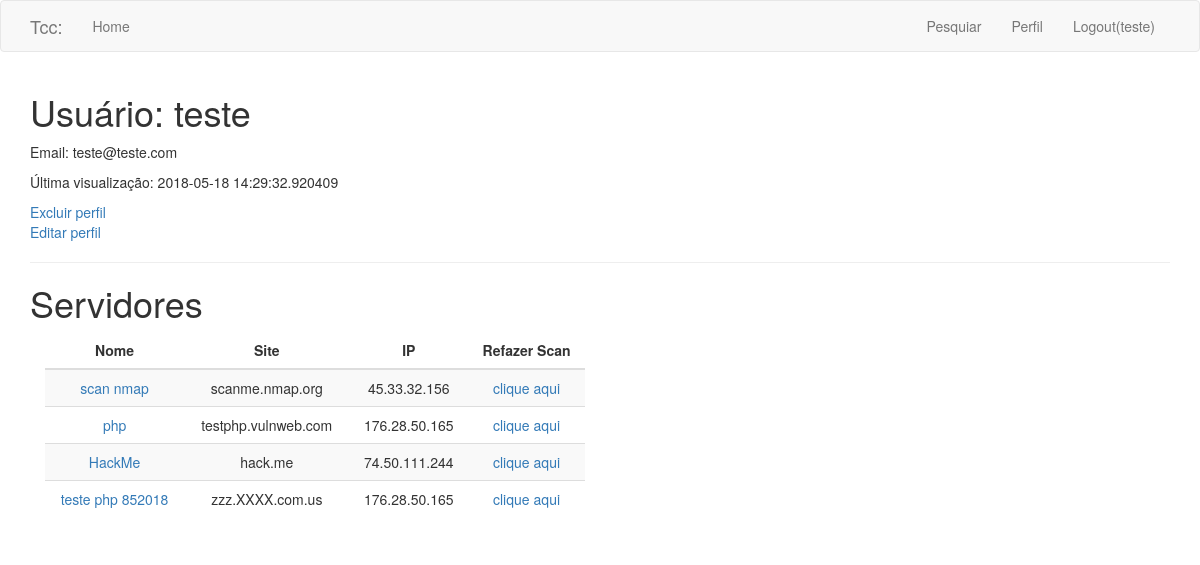
The app's page /usuario/teste (signed in) with its own data.
### app/models.py (models this page shows, shortened)
class Usuario(UserMixin, db.Model):
    id = db.Column(db.Integer, primary_key=True)
    nome = db.Column(db.String(64), index=True, unique=True)
    email = db.Column(db.String(120), index=True, unique=True)
    password_hash = db.Column(db.String(128))
    last_seen = db.Column(db.DateTime, default=datetime.utcnow)
    resultados = db.relationship('Dados', backref='autor_usuario', lazy='dynamic')
    rel_servidor = db.relationship('Servidor', backref='rel_usuario', lazy='dynamic')

class Servidor(db.Model):
    id = db.Column(db.Integer, primary_key=True)
    nome = db.Column(db.String(140), unique=True)#remover esta coluna
    url = db.Column(db.String(255))
    ip = db.Column(db.String(25))
    usuario_id = db.Column(db.Integer, db.ForeignKey('usuario.id'))
    resultados = db.relationship('Dados', backref='autor_servidor', lazy='dynamic')

### app/routes.py (the view)
@app.route('/usuario/<username>')
@login_required
def user(username):
    user = Usuario.query.filter_by(nome=username).first_or_404()
    dados = Dados.query.filter_by(usuario_id=current_user.id)
    servidores = Servidor.query.filter_by(usuario_id=current_user.id)
    return render_template('user.html', title='Perfil de usuário',
                           user=user, dados=dados, servidores=servidores)

### app/models.py (called while the page is built)
@login.user_loader
def load_user(id):
    return Usuario.query.get(int(id))

### app/routes.py (called while the page is built)
@app.before_request
def before_request():
    if current_user.is_authenticated:
        current_user.last_seen = datetime.utcnow()
        db.session.commit()

### app/templates/user.html
{% extends "base.html" %}
{% block app_content %}
    <h1>Usuário: {{ user.nome }}</h1>
    <p>Email: {{ user.email }}</p>
    {% if user.last_seen %}
        <p>Última visualização: {{ user.last_seen }}</p>
    {% endif %}
    <a href="{{ url_for('deletar') }}">Excluir perfil</a>
    {% if user == current_user %}
        <p><a href="{{ url_for('edit_profile') }}">Editar perfil</a></p>
    {% endif %}
    <hr>
        <h1>Servidores</h1>
        <div class="table-responsive col-md-6">
        	<table class="table table-striped border-spacing padding">
        	<thead>
        		<tr>
                    <th class="text-center">Nome</th>
                    <th class="text-center">Site</th>
                    <th class="text-center">IP</th>
                    <th class="text-center">Refazer Scan</th>
                </tr>
            </thead>
        {% for servidor in servidores %}
        <tr class="text-center">
            <td><a href="{{ url_for('dados', nome=servidor.nome) }}">{{ servidor.nome }}</a></td>
            <td>{{ servidor.url }}</td>
            <td>{{ servidor.ip }}</td>
            <td><a href="{{ url_for('refazer', ip=servidor.ip , nome=servidor.nome, url=servidor.url, user=current_user.id) }}">clique aqui</a></td>
        </tr>
        {% endfor %}
    </table>
    </div>
{% endblock %}

### app/templates/base.html (shortened to what this page needs)
{% extends 'bootstrap/base.html' %}
{% block navbar %}
<nav class="navbar navbar-default">
    <div class="container">
        <div class="navbar-header">
        <a class="navbar-brand" href="{{ url_for('index') }}">Tcc:</a>
    </div>
    <div class="collapse navbar-collapse" id="bs-example-navbar-collapse-1">
        <ul class="nav navbar-nav">
            <li><a href="{{ url_for('index') }}">Home</a></li>
        </ul>
        <ul class="nav navbar-nav navbar-right">
        {% if current_user.is_anonymous %}
            <li><a href="{{ url_for('login') }}">Login</a></li>
        {% else %}
            <li><a href="{{ url_for('servidor') }}">Pesquiar</a></li>
            <li><a href="{{ url_for('user', username=current_user.nome) }}">Perfil</a></li>
            <li><a href="{{ url_for('logout') }}">Logout({{ current_user.nome }})</a></li>
        {% endif %}
        </ul>
        </div>
    </div>
</nav>
{% endblock %}
{% block content %}
    <div class="container">
        {% block app_content %}{% endblock %}
    </div>
{% endblock %}

### records on screen
Usuario: nome "teste", email "teste@teste.com", last_seen "2018-05-18 14:29:32.920409"
Servidor: nome "scan nmap", url "scanme.nmap.org", ip "45.33.32.156"
Servidor: nome "php", url "testphp.vulnweb.com", ip "176.28.50.165"
Servidor: nome "HackMe", url "hack.me", ip "74.50.111.244"
Servidor: nome "teste php 852018", url "zzz.XXXX.com.us", ip "176.28.50.165"
